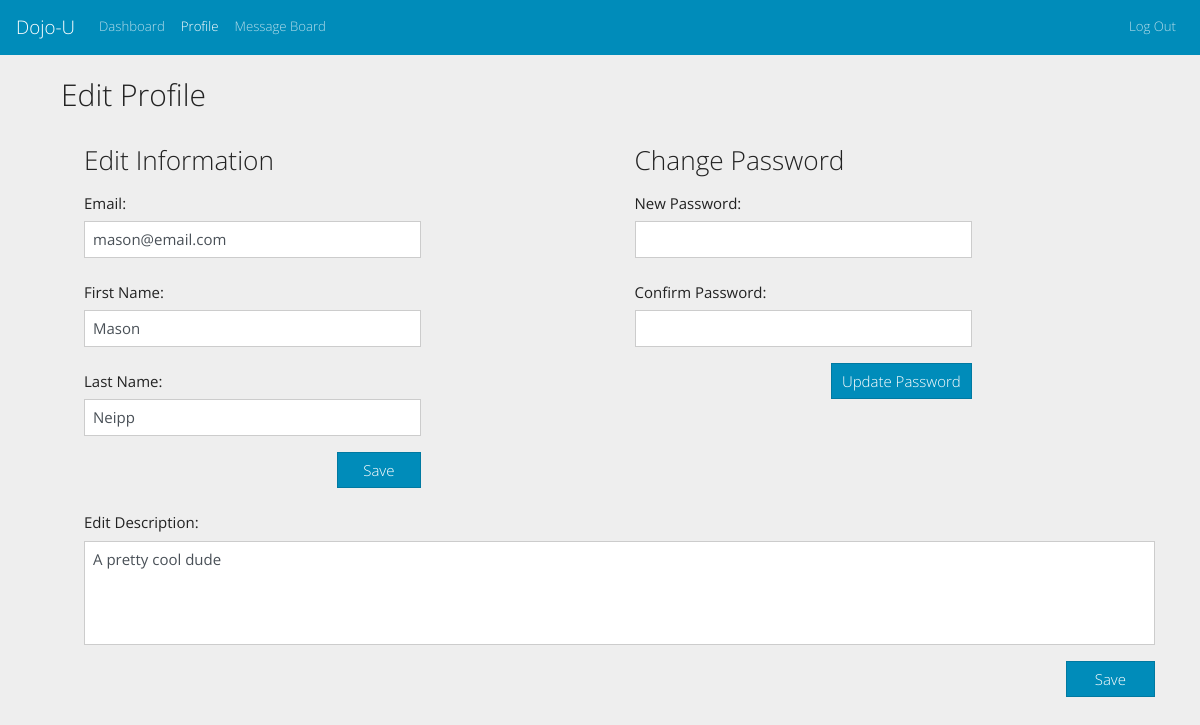
/users/edit/ (signed in), run on an earlier commit of the app's database.
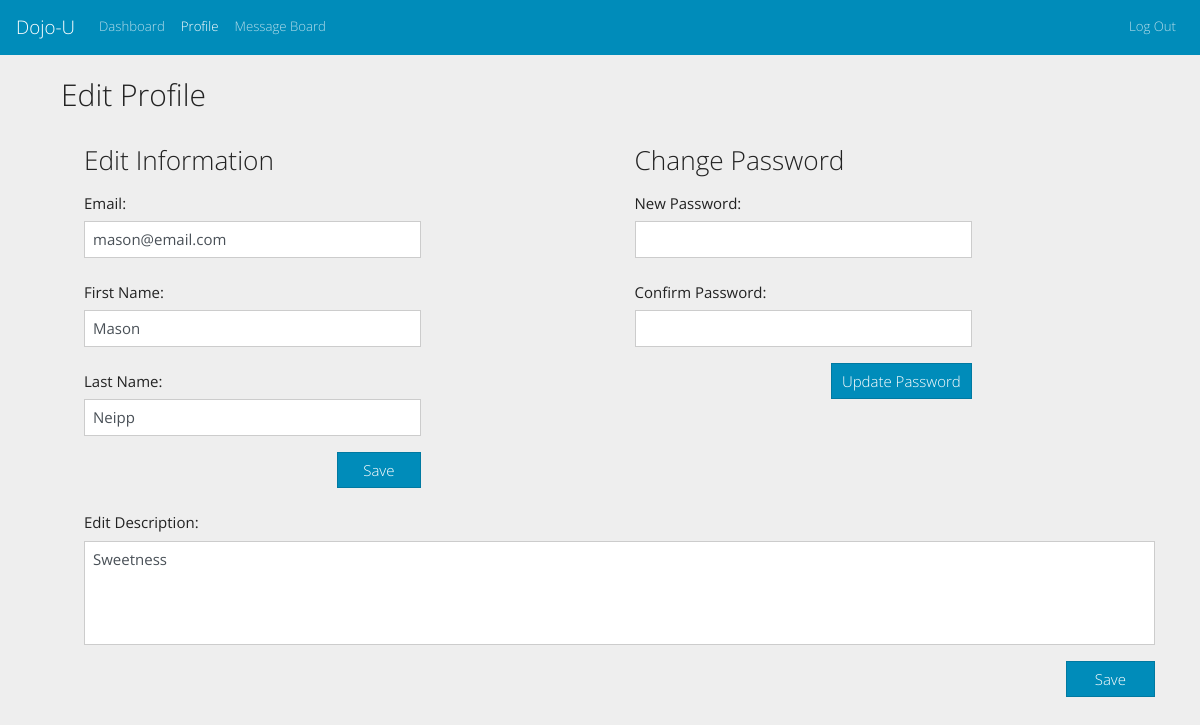
And on a later commit of the database.
### login_app/models.py (models this page shows, shortened)
class User(models.Model):
    first_name = models.CharField(max_length=255)
    last_name = models.CharField(max_length=255)
    email = models.CharField(max_length=255)
    password = models.CharField(max_length=255)
    user_level_choices =[
        (0,"Normal"),
        (9,"Admin")
    ]
    description = models.TextField(null=True)
    user_level = models.IntegerField(choices=user_level_choices, default=0)
    created_at = models.DateTimeField(auto_now_add=True)
    edited_at = models.DateTimeField(auto_now=True)
    objects = userManager()

### dashboard_app/views.py (the view)
# urls.py: path('users/edit/', db_views.profile, name="profile"),
def profile(request):
    if "user_id" not in request.session:
        return redirect(reverse('register'))
    context={
        "logged_user": User.objects.get(id=request.session['user_id']),
    }
    return render(request, "profile.html", context)

### dashboard_app/templates/profile.html (shortened to what the changed rows need)
<!DOCTYPE html>
<html lang="en">
<head>
    <link href="https://stackpath.bootstrapcdn.com/bootswatch/4.5.0/yeti/bootstrap.min.css" rel="stylesheet"
>
</head>
<body class="bg-secondary">
    <br>
    <div class="container">
        <h2 class="ml-3">Edit Profile</h2>
        <div class="ml-4 row">
            <div class="col-sm-12 col-md-4 mt-4">
                <form action="{% url 'update_info' %}" method="POST" id="profile-form">
                    <div class="form-group">
                        <label for="email" class="col-form-label">Email:</label>
                        <input type="email" class="form-control" name="email" id="email" value="{{logged_user.email}}">
                    </div>
                    <div class="form-group">
                        <label for="first_name" class="col-form-label">First Name:</label>
                        <input class="form-control" type="text" name="first_name" id="first_name" value="{{logged_user.first_name}}">
                    </div>
                    <div class="form-group">
                        <label for="last_name" class="col-form-label">Last Name:</label>
                        <input class="form-control" type="text" name="last_name" id="last_name" value="{{logged_user.last_name}}">
                    </div>
                </form>
            </div>
        </div>
        <div class="row ml-4 my-3">
            <div class="col-sm-12">
                <form action="{% url 'update_description' %}" id="description-form" method="POST">
                    <div class="form-group">
                        <label for="description" class="col-form-label">Edit Description:</label>
                        <textarea name="description" id="description" class="form-control" rows="4"
                            style="resize:none">{{logged_user.description}}</textarea>
                    </div>
                </form>
            </div>
        </div>
    </div>
</body>
</html>

What changed in the data, as far as the page shows it:
changed User "mason@email.com": description "A pretty cool dude" → "Sweetness"
